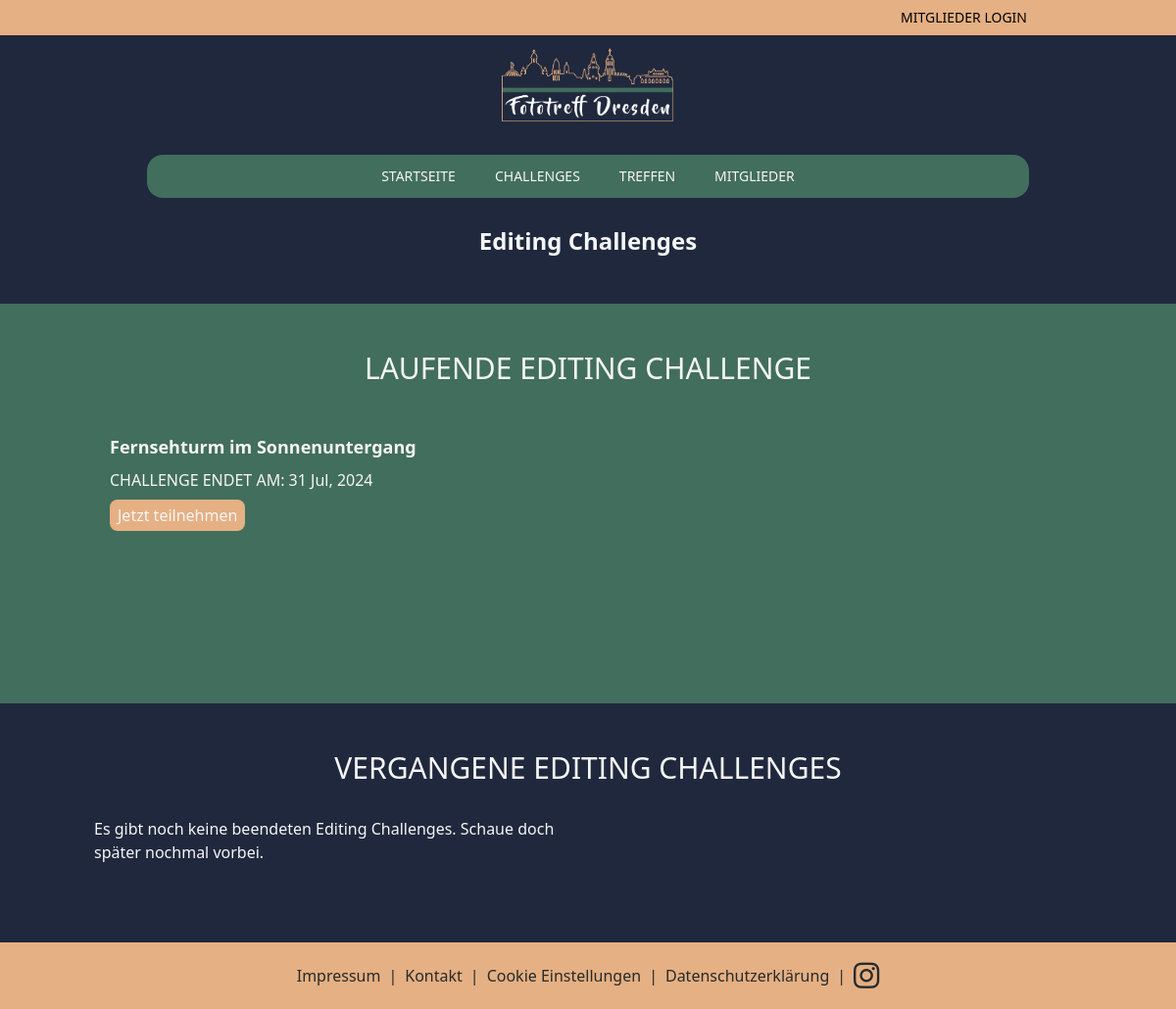
Before: /editing/ with the older database file.
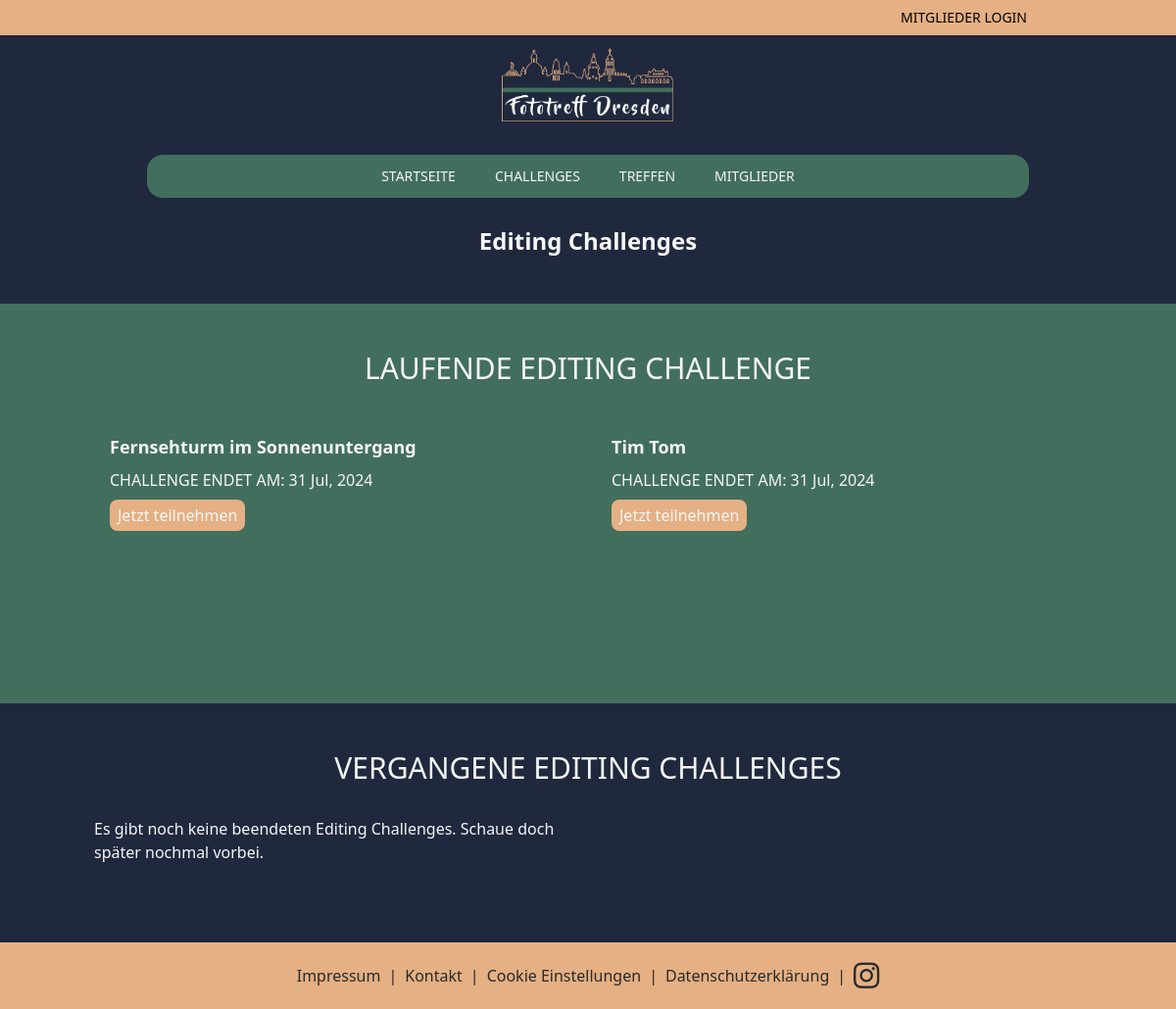
After: the same page with the newer database file.
### editing_challenge/models.py (models this page shows, shortened)
class EditingChallenge(models.Model):
    name = models.CharField(max_length=200)
    details = models.TextField()
    start_date = models.DateField()
    end_date = models.DateField()
    created_by = models.ForeignKey(settings.AUTH_USER_MODEL, on_delete=models.CASCADE)
    raw_preview = models.ImageField(upload_to='raw_previews/')
    raw_file = models.FileField(upload_to='raw_files/')

### editing_challenge/views.py (the view)
# urls.py: path('', views.EditingChallengeListView.as_view(), name='editing_challenge_list'),
class EditingChallengeListView(ListView):
    model = EditingChallenge
    template_name = 'editing_challenge/editing_challenge_list.html'
    context_object_name = 'upcoming_challenges'  # This will be used for upcoming challenges
    def get_queryset(self):
        return EditingChallenge.objects.filter(end_date__gte=timezone.now().date()).order_by('end_date')
    def get_context_data(self, **kwargs):
        context = super().get_context_data(**kwargs)
        context['past_challenges'] = EditingChallenge.objects.filter(end_date__lt=timezone.now().date()).order_by('-end_date')
        return context

### editing_challenge/templates/editing_challenge/editing_challenge_list.html
{% extends 'main/base.html' %}
{% block content %}
<h1 class="text-2xl font-bold mb-4 mt-12 text-center">Editing Challenges</h1>
<div class="bg-fgreen-600 text-fgray-50 pt-12 pb-16 mt-12">
    <div class="text-fgray-50 pb-16 mb-8">
        <h2 class="text-3xl font-normal text-white uppercase text-center mb-8">Laufende Editing Challenge</h2>
        <div class="grid grid-cols-1 md:grid-cols-2 gap-4 mx-24">
            {% for challenge in upcoming_challenges %}
            <div class="bg-gray-800 p-4 flex flex-col justify-start md:justify-center items-start">
                <h2 class="text-white text-lg font-bold">{{ challenge.name }}</h2>
                <p class="text-gray-400 font-light mt-2"><strong class="uppercase">Challenge endet am:</strong> {{ challenge.end_date|date:"d M, Y" }}</p>
                <a href="{% url 'editing_challenge:editing_challenge_detail' challenge.pk %}" class="mt-2 py-1 px-2 bg-forange-300 rounded-lg">Jetzt teilnehmen</a>
            </div>
            {% empty %}
            <div class="text-white">Es gibt noch keine neue Editing Challenge. Schaue doch später nochmal vorbei.</div>
            {% endfor %}
        </div>
    </div>
</div>
    <div class="bg-fblue-950 text-fgray pt-12 pb-16">
        <h2 class="text-3xl font-normal text-white uppercase text-center mb-8">Vergangene Editing Challenges</h2>
        <div class="grid grid-cols-1 md:grid-cols-2 gap-4 mx-24">
            {% for challenge in past_challenges %}
            <div class="bg-gray-800 p-4 flex flex-col justify-center items-start">
                <h2 class="text-white text-lg font-bold">{{ challenge.name }}</h2>
                <p class="text-gray-400 font-light mt-2"><strong class="uppercase">Hat geendet am:</strong> {{ challenge.end_date|date:"d M, Y" }}</p>
                <a href="{% url 'editing_challenge:editing_challenge_detail' challenge.pk %}" class="mt-2 py-1 px-2 bg-forange-300 rounded-lg">Auswertung</a>
            </div>
            {% empty %}
            <div class="text-white">Es gibt noch keine beendeten Editing Challenges. Schaue doch später nochmal vorbei.</div>
            {% endfor %}
        </div>
    </div>
{% endblock %}

Changed rows visible on the page:
added EditingChallenge: name "Tim Tom", end_date "31 Jul, 2024"
